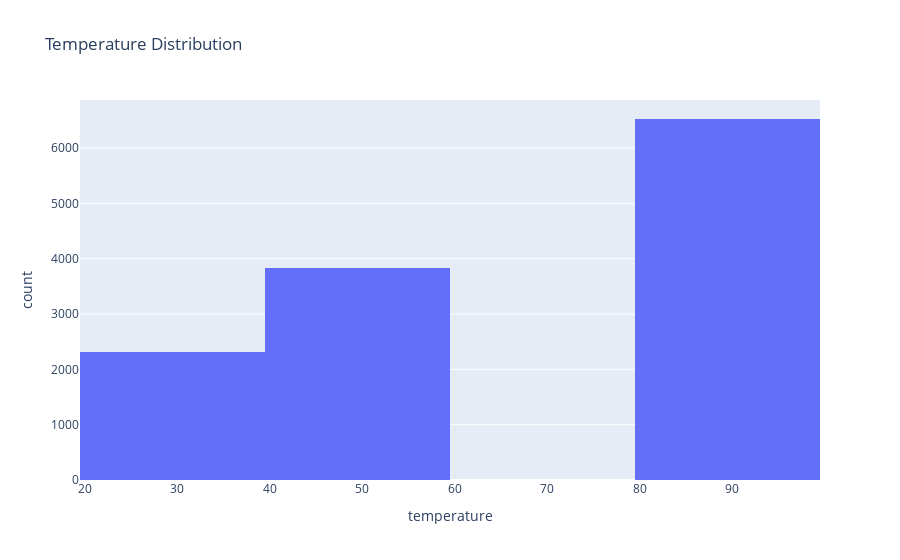

The cell this chart's notebook holds for it:
### Code cell
import plotly.express as px

fig = px.histogram(data_frame=data, x='temperature', title='Temperature Distribution')


fig.show()

### Figure 1 — Plotly figure (JSON) as saved in the notebook; plotly's stock layout.template omitted (floating-point values rounded to 4 significant figures; data arrays with more than 128 entries replaced by an {"elided": "..."} marker saying what was removed)
{"data": [{"alignmentgroup": "True", "bingroup": "x", "hovertemplate": "temperature=%{x}<br>count=%{y}<extra></extra>", "legendgroup": "", "marker": {"color": "#636efa", "pattern": {"shape": ""}}, "name": "", "offsetgroup": "", "orientation": "v", "showlegend": false, "type": "histogram", "x": {"elided": "12684 int values"}, "xaxis": "x", "yaxis": "y"}], "layout": {"barmode": "relative", "legend": {"tracegroupgap": 0}, "title": {"text": "Temperature Distribution"}, "xaxis": {"anchor": "y", "domain": [0, 1], "title": {"text": "temperature"}}, "yaxis": {"anchor": "x", "domain": [0, 1], "title": {"text": "count"}}}}
